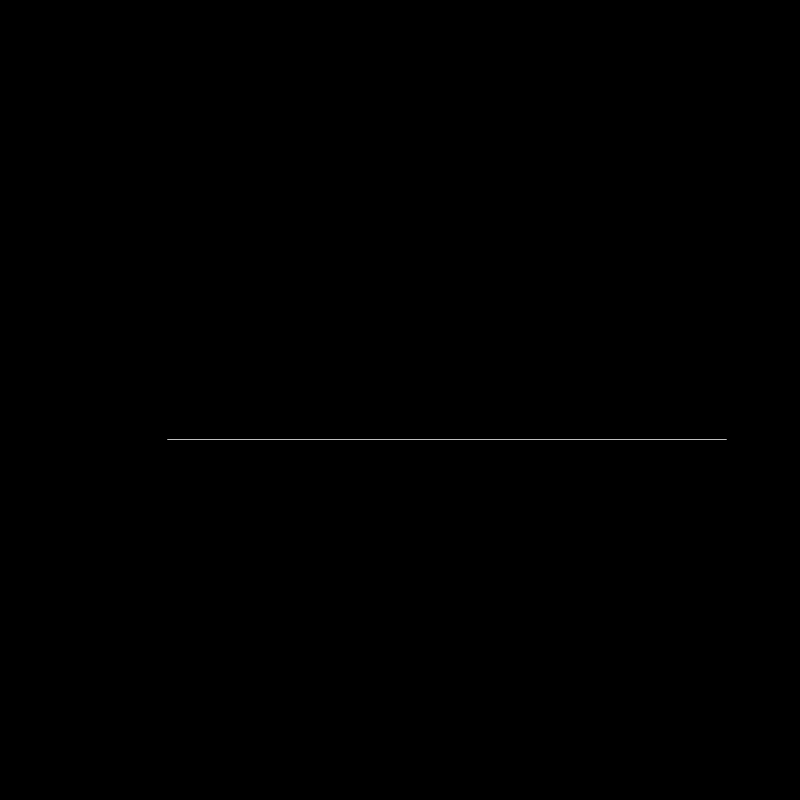
Frame 1 (no input)
Frame 60 (the mouse pressed at the canvas centre just before this capture): identical to frame 1, image omitted
Frame 120 (the mouse held since frame 60 and released just before this capture): identical to frame 1, image omitted

The Processing sketch that drew this single still picture (run headless with seeded random() and noise(); from frame 60 on, the mouse is pressed at the canvas centre):

// Processing sketch: animated
// ── animated.pde
float ratio = (float) ((1 + Math.sqrt(5)) / 2);
float r = (float) (Math.pow((1/ratio), (1/ratio)));

float dt = 32.89;
float dt2 = 133.01;
float dp = 3;

ArrayList<Segment> lines;
ArrayList<Segment> temp;

void setup() {
  size(800, 800);
  colorMode(HSB);
  
  lines = new ArrayList();
  
  lines.add(new Segment(0, height/2, 0, width, 0, 0, 0, true, color(200, 0, 255)));
  //lines.add(new Segment(0, height/2, 0, width, 0, 0, 0, false, color(200, 0, 255)));
}

void draw() {
  background(0);
  stroke(255);
  strokeWeight(1);

  translate(width/7 + width/15, height/5);
  scale(.7);
  
  for (Segment s : lines) {
    s.render();
  }
}

void keyPressed() {
  if (keyCode == ENTER)
  {
    step();
  }
  
}

void step() {  
  Segment s1, s2;

  temp = new ArrayList(); 

  for (Segment s : lines) {
    float x1 = (float) (s.x + s.l * cos(radians(s.targetTheta)));
    float y1 = (float) (s.y - s.l * sin(radians(s.targetTheta)));
    
    if (s.regular) {
      s1 = new Segment(s.x, s.y, s.z, r * s.l, s.targetTheta, s.targetTheta + dt, s.phi + dp, s.regular, s.c);
      s2 = new Segment(x1, y1, s.z, r * r * s.l, s.targetTheta + 180, s.targetTheta + dt2, s.phi - dp, s.regular, s.c);
      
    } else {
      s1 = new Segment(s.x, s.y, s.z, r * s.l, s.targetTheta, s.targetTheta - dt, s.phi + dp, s.regular, s.c);
      s2 = new Segment(x1, y1, s.z, r * r * s.l, s.targetTheta - 180, s.targetTheta - dt2, s.phi - dp, s.regular, s.c);
    }
    
    temp.add(s1);
    temp.add(s2);
  }
  
  lines = temp;
}


class Segment {

  float x, y, z, l, startTheta, theta, targetTheta, phi;
  boolean regular;
  color c;

  Segment(float x, float y, float z, float l, float theta, float targetTheta, float phi, boolean regular, color c) {
    this.x = x;
    this.y = y;
    this.z = z;
    this.l = l;
    this.startTheta = theta;
    this.theta = theta;
    this.targetTheta = targetTheta;
    this.phi = phi;
    this.regular = regular;
    this.c = c;
  }

  void render() {
    stroke(this.c);
    
    this.theta = lerp(this.theta, this.targetTheta, .10);
    line(this.x, this.y, (float) (this.x + this.l * cos(radians(this.theta))), (float) (this.y - this.l * sin(radians(this.theta)))); 
    //line(this.x, this.y, this.z, (float) (this.x + l * cos(radians(this.theta))), (float) (this.y - l * sin(radians(this.theta))), this.phi);
  }
}
